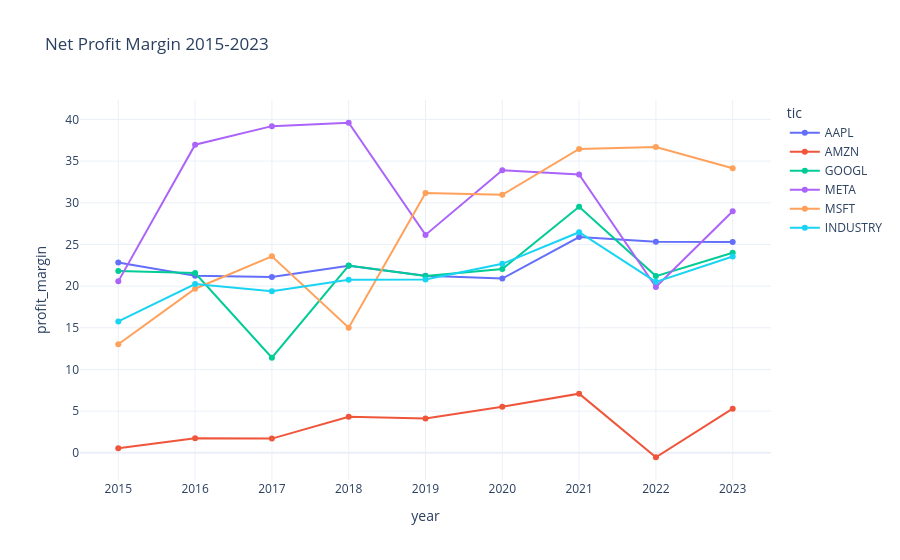

Write notebook code for a chart like this one.
### Code cell
# Plot 1: Net Profit Margin Trend
fig = px.line(final_df, x='year', y='profit_margin', color='tic',
              markers=True, template='plotly_white',
              title='Net Profit Margin 2015-2023')
fig.show()

### Figure 1 — Plotly figure (JSON) as saved in the notebook; plotly's stock layout.template omitted (floating-point values rounded to 4 significant figures)
{"data": [{"hovertemplate": "tic=AAPL<br>year=%{x}<br>profit_margin=%{y}<extra></extra>", "legendgroup": "AAPL", "line": {"color": "#636efa", "dash": "solid"}, "marker": {"symbol": "circle"}, "mode": "lines+markers", "name": "AAPL", "orientation": "v", "showlegend": true, "type": "scatter", "x": [2015, 2016, 2017, 2018, 2019, 2020, 2021, 2022, 2023], "xaxis": "x", "y": [22.85, 21.24, 21.09, 22.43, 21.24, 20.91, 25.88, 25.31, 25.31], "yaxis": "y"}, {"hovertemplate": "tic=AMZN<br>year=%{x}<br>profit_margin=%{y}<extra></extra>", "legendgroup": "AMZN", "line": {"color": "#EF553B", "dash": "solid"}, "marker": {"symbol": "circle"}, "mode": "lines+markers", "name": "AMZN", "orientation": "v", "showlegend": true, "type": "scatter", "x": [2015, 2016, 2017, 2018, 2019, 2020, 2021, 2022, 2023], "xaxis": "x", "y": [0.557, 1.744, 1.705, 4.325, 4.131, 5.525, 7.101, -0.5296, 5.293], "yaxis": "y"}, {"hovertemplate": "tic=GOOGL<br>year=%{x}<br>profit_margin=%{y}<extra></extra>", "legendgroup": "GOOGL", "line": {"color": "#00cc96", "dash": "solid"}, "marker": {"symbol": "circle"}, "mode": "lines+markers", "name": "GOOGL", "orientation": "v", "showlegend": true, "type": "scatter", "x": [2015, 2016, 2017, 2018, 2019, 2020, 2021, 2022, 2023], "xaxis": "x", "y": [21.8, 21.58, 11.42, 22.46, 21.22, 22.06, 29.51, 21.2, 24.01], "yaxis": "y"}, {"hovertemplate": "tic=META<br>year=%{x}<br>profit_margin=%{y}<extra></extra>", "legendgroup": "META", "line": {"color": "#ab63fa", "dash": "solid"}, "marker": {"symbol": "circle"}, "mode": "lines+markers", "name": "META", "orientation": "v", "showlegend": true, "type": "scatter", "x": [2015, 2016, 2017, 2018, 2019, 2020, 2021, 2022, 2023], "xaxis": "x", "y": [20.57, 36.97, 39.2, 39.6, 26.15, 33.9, 33.38, 19.9, 28.98], "yaxis": "y"}, {"hovertemplate": "tic=MSFT<br>year=%{x}<br>profit_margin=%{y}<extra></extra>", "legendgroup": "MSFT", "line": {"color": "#FFA15A", "dash": "solid"}, "marker": {"symbol": "circle"}, "mode": "lines+markers", "name": "MSFT", "orientation": "v", "showlegend": true, "type": "scatter", "x": [2015, 2016, 2017, 2018, 2019, 2020, 2021, 2022, 2023], "xaxis": "x", "y": [13.03, 19.69, 23.57, 15.02, 31.18, 30.96, 36.45, 36.69, 34.15], "yaxis": "y"}, {"hovertemplate": "tic=INDUSTRY<br>year=%{x}<br>profit_margin=%{y}<extra></extra>", "legendgroup": "INDUSTRY", "line": {"color": "#19d3f3", "dash": "solid"}, "marker": {"symbol": "circle"}, "mode": "lines+markers", "name": "INDUSTRY", "orientation": "v", "showlegend": true, "type": "scatter", "x": [2015, 2016, 2017, 2018, 2019, 2020, 2021, 2022, 2023], "xaxis": "x", "y": [15.76, 20.24, 19.4, 20.77, 20.78, 22.67, 26.47, 20.51, 23.55], "yaxis": "y"}], "layout": {"legend": {"title": {"text": "tic"}, "tracegroupgap": 0}, "title": {"text": "Net Profit Margin 2015-2023"}, "xaxis": {"anchor": "y", "domain": [0, 1], "title": {"text": "year"}}, "yaxis": {"anchor": "x", "domain": [0, 1], "title": {"text": "profit_margin"}}}}
